Frame 1 (no input): blank canvas, image omitted
Frame 60 (no input): blank canvas, image omitted
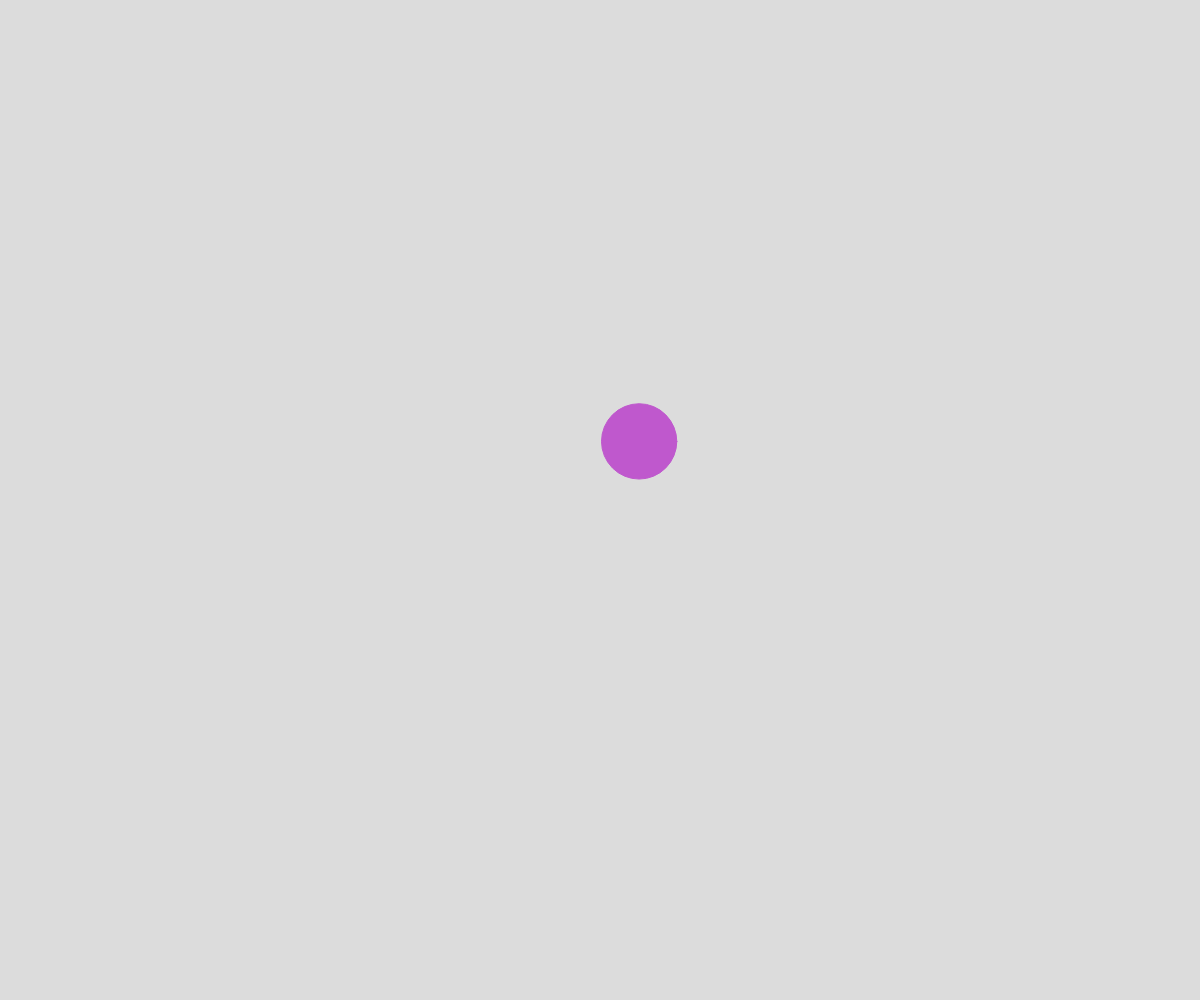
Frame 120 (the mouse pressed at the canvas centre since frame 60)

The p5.js sketch whose frames 1 and 60 were blank and that drew this single picture after the mouse press (run headless with seeded random() and noise() and a simulated clock; from frame 60 on, the mouse is pressed at the canvas centre):

// p5.js sketch
// ── sketch.js
// Connected nodes demo
// Your Name
// Date
//
// Extra for Experts:
// - describe what you did to take this project "above and beyond"

let theNodes = [];

function setup() {
  createCanvas(windowWidth, windowHeight);
}

function draw() {
  background(220);
  for (let node of theNodes){
    node.update();
    node.connectTo(theNodes);
    
  }
  for (let node of theNodes){
    node.display(); 
  }  
}

function mousePressed() {
  let somePoint = new MovingPoint(mouseX, mouseY);
  theNodes.push(somePoint);
}


class MovingPoint {
  constructor(x, y){
    this.x = x;
    this.y = y;
    this.radius = 15;
    this.xTime = random(1000);
    this.yTime = random(1000);
    this.color = color(random(255), random(255), random(255));
    this.speed = 5;
    this.reach = 200;
    this.maxRadius = 50;
    this.minRadius = 15;
  }

  display() {
    stroke(this.color);
    fill(this.color);
    circle(this.x, this.y, this.radius * 2);
  }

  update() {
    this.move();
    this.wrapAroundScreen();
    this.AdjustSizeBasedOnMouse();
  }

  move() {
    let dx = noise(this.xTime);
    let dy = noise(this.yTime);


    //scales dx and dy value
    dx = map(dx, 0, 1, - this.speed, this.speed);
    dy = map(dy, 0, 1, - this.speed, this.speed);
    // move the point

    this.x += dx;
    this.y += dy;


    // move on time axis
    this.xTime+= 0.01;
    this.yTime+= 0.01;

  }
  wrapAroundScreen(){
    if(this.x < 0 + this.radius) {
      this.x += width;
    }
    if(this.x > width -this.radius) {
      this.x -= width;
    }
    if (this.y < 0 + this.radius) {
      this.y += height;
    }
    if (this.y > height - this.radius) {
      this.y -= height;
    }
  }

  connectTo(nodeArray) {
    for(let theNode of nodeArray) {
      if (this !== theNode) {
        let distanceApart = dist(this.x, this.y, theNode.x, theNode.y);
        if(distanceApart < this.reach){
          
          line(this.x, this.y, theNode.x, theNode.y);
        }        
      }          
    }
  }

  AdjustSizeBasedOnMouse(){
    let mouseDistance = dist(mouseX, mouseY, this.x, this.y);
    if(mouseDistance < this.reach) {
      let theSize = map(mouseDistance, 0, this.reach, this.maxRadius, this.minRadius);
      this.radius = theSize;
    }
  }
}
